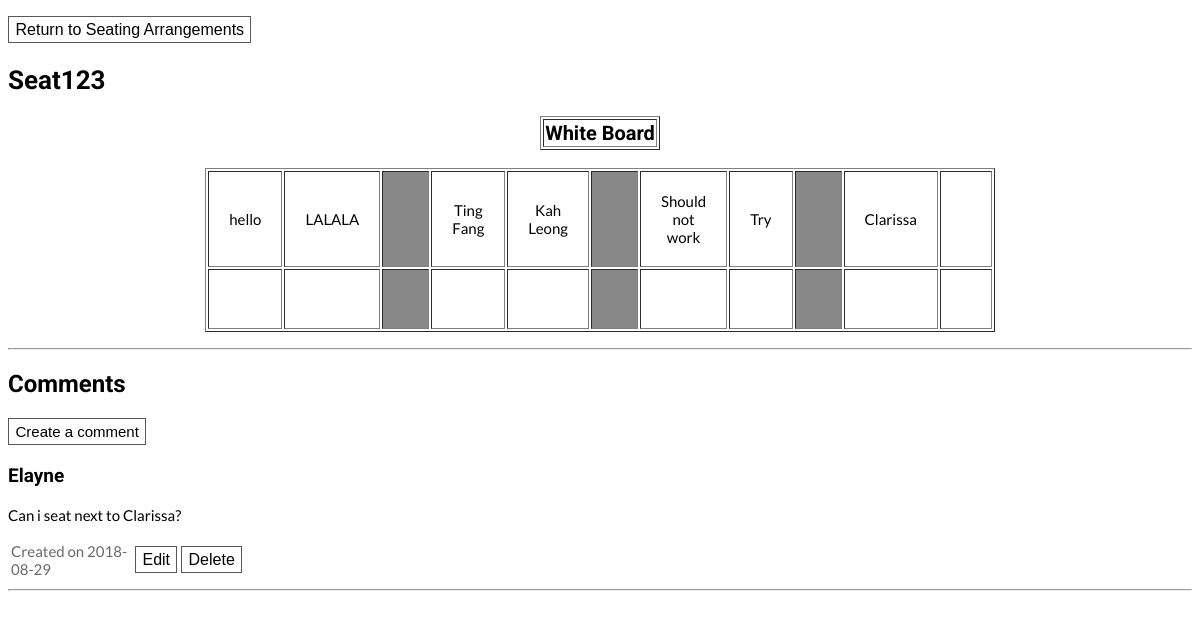
Screenshot of /show_seatarr_by_name/Seat123 with the database file from the repository.
### tables this page shows
CREATE TABLE "Comment" (
	`SeatArrName`	TEXT NOT NULL,
	`CommentID`	INTEGER NOT NULL,
	`CommentText`	TEXT NOT NULL,
	`CommentDatetime`	TEXT NOT NULL,
	`UserName`	TEXT NOT NULL,
	PRIMARY KEY(`CommentID`),
	FOREIGN KEY(`SeatArrName`) REFERENCES `SavedSeatArr`(`SeatArrName`),
	FOREIGN KEY(`UserName`) REFERENCES `User`(`UserName`)
);

### cp_web_handler.py (the view)
@app.route("/show_seatarr_by_name/<string:seatarrname>")
def show_seatarr_by_name(seatarrname):
    seatarr = execute_sql("SELECT * FROM SavedSeatArr WHERE SeatArrName = '{}'".format(seatarrname))[0]
    UserName, SeatArrName, SeatArrSeq, RowNo, ColumnNo, CommentIDs = seatarr
    seatarr_oop = SavedSeatArr(UserName, SeatArrName, SeatArrSeq, RowNo, ColumnNo)
    ClassSize = len(SeatArrSeq.split(","))
    comments = execute_sql("SELECT * FROM Comment WHERE SeatArrName = '{}'".format(seatarrname))  # SQL ReadF
    comments_oop = list(map(lambda t: Comment(t[0], t[1], t[2], t[3], t[4]), comments))
    seatarrseq = SeatArrSeq.split(',')
    SeatingArrangement_lst = []
    pair = []
    for i in seatarrseq:
        i = i.replace("'", '"').strip('"[]"')
        index = 0
        for x in i:
            if x.isalpha():
                break
            else:
                index += 1
        i = i[index:]
        pair.append(i)
        if len(pair) == 2:
            SeatingArrangement_lst.append(pair)
            pair = []
    if len(pair) == 1:
        SeatingArrangement_lst.append(pair)
    count = 0
    temp, result = [], []
    for row in range(RowNo):
        for column in range(ColumnNo):
            if count < ClassSize:
                temp.append(SeatingArrangement_lst[row * ColumnNo + column])
                if len(SeatingArrangement_lst[row * ColumnNo + column]) == 2:
                    count += 2
                if len(SeatingArrangement_lst[row * ColumnNo + column]) == 1:
                    count += 1
        result.append(temp)
        temp = []
    return render_template("show_seatarr_by_name.html", seatarrname=seatarrname, comments=comments_oop, SeatingArrangement_lst = result, RowNoRange = range(RowNo), ColumnNoRange = range(ColumnNo), ColumnNo = ColumnNo, ClassSize = ClassSize)

### SQLiteGenerator/SQLiteOOP.py (called while the page is built)
    def get_CommentID(self):
        return self._CommentID

    def get_CommentText(self):
        return self._CommentText

    def get_CommentDatetime(self):
        return self._CommentDatetime

    def get_UserName(self):
        return self._UserName

### database_handler.py (called while the page is built)
def execute_sql(sql):
    conn = sqlite3.connect('students.db')
    cursor = conn.cursor()
    data = None #initialise data read from database
    if debug:
        print(sql)
    try:
        cursor.execute(sql)
        data = cursor.fetchall()
    except sqlite3.IntegrityError:
        print("Repeated Data")
    except:
        print("SQL Error: ", sys.exc_info()[0])
    conn.commit()
    cursor.close()
    conn.close()
    return data

### templates/show_seatarr_by_name.html (shortened to what this page needs)
<!DOCTYPE html>
<html lang="en">
<head>
</head>
<body>
<form action = "{{url_for('show_saved_seatingarr')}}">
    <input class="transbox" style = "font-size:16px" type="submit" value="Return to Seating Arrangements" />
</form>
<div class = "overflow">
<h2>{{ seatarrname }}</h2>
<table style = 'table-layout: fixed' align="center" border = '1'>
    <tr>
        <th class="whiteboard" colspan = "{{ColumnNo*3 - 1}}">White Board</th>
    </tr>
</table>
<table style = 'text-align: center' align="center" border = '1' cellpadding="20">
    {% for row in RowNoRange %}
    <tr>
        {% for column in ColumnNoRange %}
            {% if (row*ColumnNo*2 + column*2 + 1) <= ClassSize %}
            <td rowspan="2" style = "width: 10px; font-size: 15px" class="words">{{ SeatingArrangement_lst[row][column][0] }}</td>
            {% else %}
            <td rowspan="2" style = "width: 10px">&nbsp;</td>
            {% endif %}
            {% if (row*ColumnNo*2 + column*2 + 2) <= ClassSize %}
            <td rowspan="2" style = "width: 10px; font-size: 15px" class="words">{{ SeatingArrangement_lst[row][column][1] }}</td>
            {% else %}
            <td rowspan="2" style = "width: 10px">&nbsp;</td>
            {% endif %}
            {% if column != ColumnNo -1 %}
            <td rowspan="2" style = "width: 5px" bgcolor="#888888">&nbsp;</td>
            {% endif %}
        {% endfor %}
    </tr>
    <tr>&nbsp;</tr>
    {% endfor %}
</table>
<hr>
<h2 style="font-size: 24px">Comments</h2>
<form action = "{{url_for('create_comment', seatarrname = seatarrname)}}">
    <input class="transbox" style = "font-size:15px" type="submit" value="Create a comment" />
</form>
{% for comment in comments %}
<p class="whiteboard" style = "font-weight:bold; font-size: 19px">
    {{comment.get_UserName()}}
</p>
<p class="words" style = "font-size: 15px">
    {{comment.get_CommentText()}}
</p>
<table style = "width:20%; text-align:left">
    <tr>
        <td class="createdon">Created on {{comment.get_CommentDatetime()}}</td>
        <td>
            <button id = 'editBtn' class = 'transbox' onclick = 'editFunction("{{ comment.get_CommentID()}}", "{{comment.get_CommentText() }}");modalbtn()'>Edit</button>
        </td>
        <td>
            <form id = 'deleteform' action = "{{ url_for('delete_comment')}}" method = "POST">
                <input class = 'transbox' style = "font-size:16px" type = 'button' value = 'Delete' onclick="deleteFunction('{{ comment.get_CommentID() }}')">
            </form>
        </td>
    </tr>
</table>
<hr>
{% endfor %}
</div>
</body>
</html>

### templates/show_seatarr_by_name.html (style rules this page uses)
html { width: 100%; height: 100%; display: block; position: relative; }
html::after { content: ""; background: url('https://cucuru.media/wp-content/uploads/2017/11/shutterstock_159503861-20171113162932.jpg'); background-size: 100%; top: 0; left: 0; bottom: 0; right: 0; position: absolute; z-index: -1; opacity: 0.5; }
h2 { font-size: 26px; font-family: 'Roboto'; }
.whiteboard { font-size: 20px; font-family: 'Roboto'; }
.words { font-family: 'Lato'; font-size: 18px; }
.createdon { font-family: 'Lato'; font-size: 15px; color: dimgrey; }
.transbox { background: transparent; border: 1.5px solid #58585A; padding-top: 1.5px; padding-bottom: 1.5px; padding-left: 6.5px; height: 27px; font-size: 16px; }
div.overflow { width: 100%; height: 770px; overflow: auto; }

### rows the page displays
Comment: get_UserName "Elayne", get_CommentText "Can i seat next to Clarissa?", get_CommentDatetime "2018-08-29"

### other values shown
{{ seatarrname }} "Seat123"
{{ SeatingArrangement_lst[row][column][0] }} "hello" "Ting Fang" "Should not work" "Clarissa"
{{ SeatingArrangement_lst[row][column][1] }} "LALALA" "Kah Leong" "Try"
